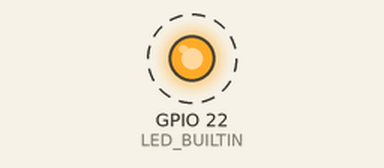
A sketch run on a simulated ESP32. On the bench: output pins drawn as LEDs (lit = HIGH). Dashed ring = blinking. Nothing arrives over Bluetooth unless stated; a phone connects over Bluetooth LE 3 s after start.

Above: at 0.05 s.
Timing chart, 0 to 3.0 s (numbered marks = the images above):
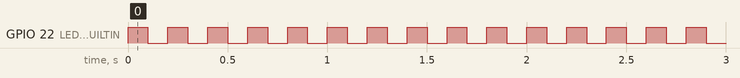

Measured:
- by itself, GPIO 22 (LED_BUILTIN): alternates HIGH for 0.10 s and LOW for 0.10 s

The sketch:

iBeacon.ino
```cpp
/*
   Based on 31337Ghost's reference code from https://github.com/nkolban/esp32-snippets/issues/385#issuecomment-362535434
   which is based on pcbreflux's Arduino ESP32 port of Neil Kolban's example for IDF: https://github.com/nkolban/esp32-snippets/blob/master/cpp_utils/tests/BLE%20Tests/SampleScan.cpp
*/

/*
   Create a BLE server that will send periodic iBeacon frames.
   The design of creating the BLE server is:
   1. Create a BLE Server
   2. Create advertising data
   3. Start advertising.
   4. wait
   5. Stop advertising.
*/
#include <BLEDevice.h>
#include <BLEServer.h>
#include <BLEUtils.h>
#include <BLE2902.h>
#include <BLEBeacon.h>

#define DEVICE_NAME         "SENS_AUG"
#define SERVICE_UUID        "7A0247E7-8E88-409B-A959-AB5092DDB03E"
#define BEACON_UUID         "2D7A9F0C-E0E8-4CC9-A71B-A21DB2D034A1"
#define BEACON_UUID_REV     "A134D0B2-1DA2-1BA7-C94C-E8E00C9F7A2D"
#define CHARACTERISTIC_UUID "82258BAA-DF72-47E8-99BC-B73D7ECD08A5"

#define LED_BUILTIN 22 //Led on Lolin D1 32

const bool debug = false;

BLEServer *pServer;
BLECharacteristic *pCharacteristic;
bool deviceConnected = false;
uint8_t value = 0;

class MyServerCallbacks : public BLEServerCallbacks {
  void onConnect(BLEServer *pServer) {
    deviceConnected = true;
    if(debug) Serial.println("deviceConnected = true");
  };

  void onDisconnect(BLEServer *pServer) {
    deviceConnected = false;
    if(debug) Serial.println("deviceConnected = false");

    // Restart advertising to be visible and connectable again
    BLEAdvertising *pAdvertising;
    pAdvertising = pServer->getAdvertising();
    pAdvertising->start();
    if(debug) Serial.println("iBeacon advertising restarted");
  }
};

class MyCallbacks : public BLECharacteristicCallbacks {
  void onWrite(BLECharacteristic *pCharacteristic) {
    String rxValue = pCharacteristic->getValue();

    if (rxValue.length() > 0) {
      if(debug){
      Serial.println("*********");
      Serial.print("Received Value: ");
      for (int i = 0; i < rxValue.length(); i++) {
        //Serial.print(rxValue[i]);
      }
      Serial.println();
      Serial.println("*********");
    }
  }
  }
};

void init_service() {
  BLEAdvertising *pAdvertising;
  pAdvertising = pServer->getAdvertising();
  pAdvertising->stop();

  // Create the BLE Service
  BLEService *pService = pServer->createService(BLEUUID(SERVICE_UUID));

  // Create a BLE Characteristic
  pCharacteristic = pService->createCharacteristic(
    CHARACTERISTIC_UUID, BLECharacteristic::PROPERTY_READ | BLECharacteristic::PROPERTY_WRITE | BLECharacteristic::PROPERTY_NOTIFY
  );
  pCharacteristic->setCallbacks(new MyCallbacks());
  pCharacteristic->addDescriptor(new BLE2902());

  pAdvertising->addServiceUUID(BLEUUID(SERVICE_UUID));

  // Start the service
  pService->start();

  pAdvertising->start();
}

void init_beacon() {
  BLEAdvertising *pAdvertising;
  pAdvertising = pServer->getAdvertising();
  pAdvertising->stop();
  // iBeacon
  BLEBeacon myBeacon;
  myBeacon.setManufacturerId(0x4c00);
  myBeacon.setMajor(5);
  myBeacon.setMinor(88);
  myBeacon.setSignalPower(0xc5);
  myBeacon.setProximityUUID(BLEUUID(BEACON_UUID_REV));

  BLEAdvertisementData advertisementData;
  advertisementData.setFlags(0x1A);
  advertisementData.setManufacturerData(myBeacon.getData());
  pAdvertising->setAdvertisementData(advertisementData);

  pAdvertising->start();
}

void setup() {
  if(debug){
  Serial.begin(115200);
  Serial.println();
  Serial.println("Initializing...");
  Serial.flush();
  }

  pinMode(LED_BUILTIN, OUTPUT);
  digitalWrite(LED_BUILTIN,LOW);

  BLEDevice::init(DEVICE_NAME);
  pServer = BLEDevice::createServer();
  pServer->setCallbacks(new MyServerCallbacks());

  init_service();
  init_beacon();

  if(debug) Serial.println("iBeacon + service defined and advertising!");
}

void loop() {

  if (deviceConnected) {
    if(debug) Serial.printf("*** NOTIFY: %d ***\n", value);

    pCharacteristic->setValue(&value, 1);
    pCharacteristic->notify();
    value++;
  }
  digitalWrite(LED_BUILTIN,HIGH);
  delay(100);
  digitalWrite(LED_BUILTIN,LOW);
  delay(100);
}
```
